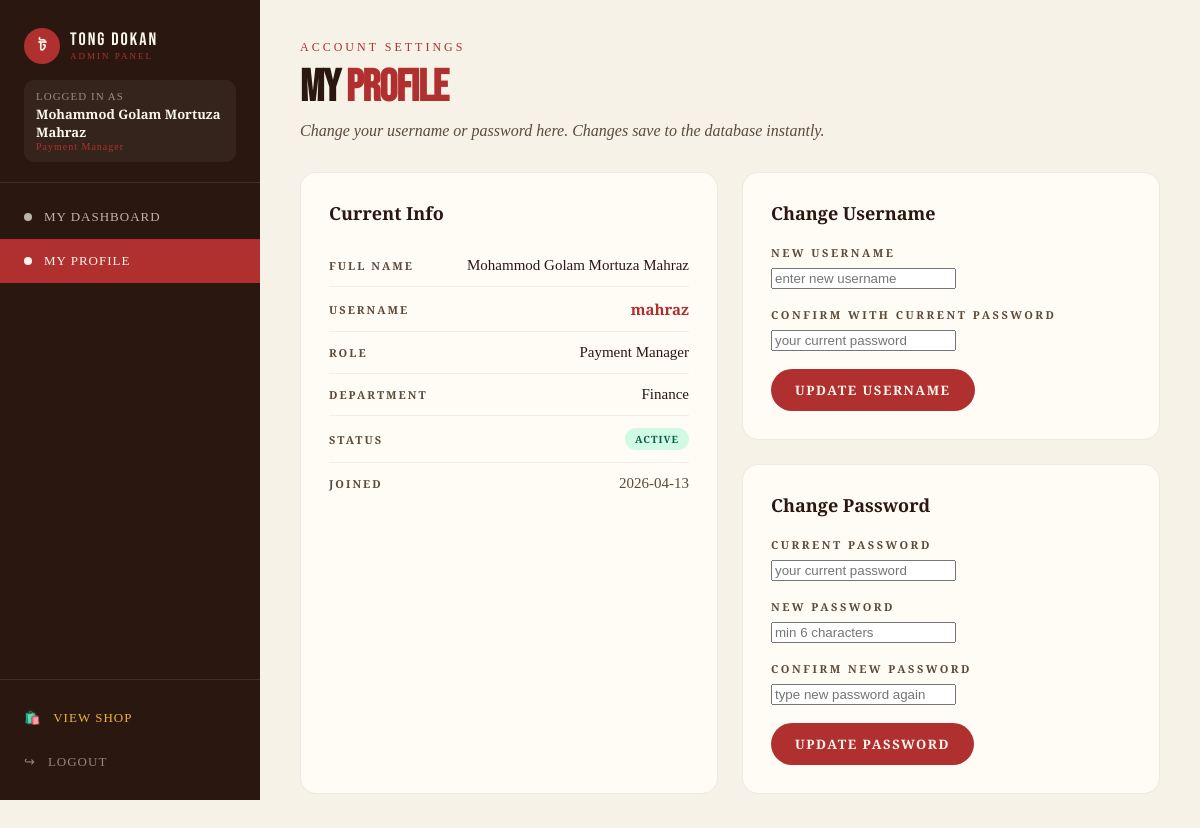
Page /profile.php (signed in) on the committed database.
### tables this page shows
CREATE TABLE staff (
    staff_id    INT AUTO_INCREMENT PRIMARY KEY,
    username    VARCHAR(50)  UNIQUE NOT NULL,
    password    VARCHAR(100) NOT NULL,
    full_name   VARCHAR(100) NOT NULL,
    role        VARCHAR(50)  NOT NULL,
    department  VARCHAR(50),
    shift       VARCHAR(20),
    status      VARCHAR(20)  DEFAULT 'active',
    joined_date DATE
);

### profile.php (the view, shortened to what this page needs)
<?php
require_once 'db_connect.php';
$staff_id = $_SESSION["staff_id"];
$stmt = $conn->prepare("SELECT * FROM staff WHERE staff_id = ?");
$stmt->bind_param("i", $staff_id);
$stmt->execute();
$me = $stmt->get_result()->fetch_assoc();
$roleRoutes = [
    "Product Manager"  => "dashboards/product_management.php",
    "Order Manager"    => "dashboards/order_management.php",
    "Customer Manager" => "dashboards/customer_management.php",
    "Staff Manager"    => "dashboards/staff_management.php",
    "Payment Manager"  => "dashboards/payment_delivery.php",
];
$myDash = $roleRoutes[$me["role"]] ?? "index.php";
?>
<!DOCTYPE html>
<html lang="en">
<head>
<link rel="stylesheet" href="styles.css" />
</head>
<body>
<div class="dashboard-layout">
    <aside class="dashboard-sidebar">
        <div class="sidebar-brand">
            <div class="sidebar-logo">
                <div class="logo-circle-small">
                    <span class="logo-bangla-small">ট</span>
                </div>
                <div>
                    <div class="sidebar-title">TONG DOKAN</div>
                    <div class="sidebar-sub">Admin Panel</div>
                </div>
            </div>
            <div class="sidebar-user">
                <div class="sidebar-user-label">Logged in as</div>
                <div class="sidebar-user-name"><?= htmlspecialchars($me["full_name"]) ?></div>
                <div class="sidebar-user-role"><?= htmlspecialchars($me["role"]) ?></div>
            </div>
        </div>
        <nav class="sidebar-nav">
            <a href="<?= $myDash ?>" class="dashboard-tab">
                <span class="tab-dot"></span>
                <span class="tab-label">My Dashboard</span>
            </a>
            <a href="profile.php" class="dashboard-tab active">
                <span class="tab-dot"></span>
                <span class="tab-label">My Profile</span>
            </a>
        </nav>
        <div class="sidebar-bottom">
            <a href="index.php" class="dashboard-tab dashboard-tab-shop">
                <span>🛍️</span>
                <span class="tab-label">View Shop</span>
            </a>
            <a href="logout.php" class="dashboard-tab dashboard-tab-logout">
                <span>↪</span>
                <span class="tab-label">Logout</span>
            </a>
        </div>
    </aside>
    <main class="dashboard-main">
        <div class="dash-header">
            <div class="dash-eyebrow">Account Settings</div>
            <h1 class="dash-title">My <span class="accent-red">Profile</span></h1>
            <p class="dash-sub">Change your username or password here. Changes save to the database instantly.</p>
        </div>
        <div class="profile-grid">
            <div class="dash-section">
                <h2 class="section-title">Current Info</h2>
                <div class="profile-info-row">
                    <span class="profile-label">Full Name</span>
                    <span class="profile-value"><?= htmlspecialchars($me["full_name"]) ?></span>
                </div>
                <div class="profile-info-row">
                    <span class="profile-label">Username</span>
                    <span class="profile-value accent-red bold"><?= htmlspecialchars($me["username"]) ?></span>
                </div>
                <div class="profile-info-row">
                    <span class="profile-label">Role</span>
                    <span class="profile-value"><?= htmlspecialchars($me["role"]) ?></span>
                </div>
                <div class="profile-info-row">
                    <span class="profile-label">Department</span>
                    <span class="profile-value"><?= htmlspecialchars($me["department"]) ?></span>
                </div>
                <div class="profile-info-row">
                    <span class="profile-label">Status</span>
                    <span class="badge badge-green"><?= htmlspecialchars($me["status"]) ?></span>
                </div>
                <div class="profile-info-row">
                    <span class="profile-label">Joined</span>
                    <span class="profile-value muted"><?= htmlspecialchars($me["joined_date"]) ?></span>
                </div>
            </div>
            <div>
                <div class="dash-section" style="margin-bottom: 24px;">
                    <h2 class="section-title">Change Username</h2>
                    <form method="POST">
                        <div class="form-group">
                            <label>New Username</label>
                            <input type="text" name="new_username" required minlength="3" placeholder="enter new username" />
                        </div>
                        <div class="form-group">
                            <label>Confirm with Current Password</label>
                            <input type="password" name="password_confirm" required placeholder="your current password" />
                        </div>
                        <button type="submit" class="dash-btn">Update Username</button>
                    </form>
                </div>
                <div class="dash-section">
                    <h2 class="section-title">Change Password</h2>
                    <form method="POST">
                        <div class="form-group">
                            <label>Current Password</label>
                            <input type="password" name="current_password" required placeholder="your current password" />
                        </div>
                        <div class="form-group">
                            <label>New Password</label>
                            <input type="password" name="new_password" required minlength="6" placeholder="min 6 characters" />
                        </div>
                        <div class="form-group">
                            <label>Confirm New Password</label>
                            <input type="password" name="confirm_password" required placeholder="type new password again" />
                        </div>
                        <button type="submit" class="dash-btn">Update Password</button>
                    </form>
                </div>
            </div>
        </div>
    </main>
</div>
</body>
</html>

### styles.css (style rules this page uses)
*, *::before, *::after { box-sizing: border-box; }
body { margin: 0; background: #FBF6EC; font-family: 'EB Garamond', Georgia, serif; color: #2A1810; }
.accent-red { color: #B02F2F; }
.bold { font-weight: 600; }
.muted { color: #5A4A3A; font-size: 13px; }
.logo-circle-small { width: 36px; height: 36px; background: #B02F2F; border-radius: 50%; display: flex; align-items: center; justify-content: center; }
.logo-bangla-small { font-family: 'Tiro Bangla', serif; color: #FBF6EC; font-size: 18px; font-weight: 700; }
.form-group { margin-bottom: 18px; }
.form-group label { display: block; font-size: 11px; letter-spacing: 2.5px; text-transform: uppercase; color: #5A4A3A; margin-bottom: 8px; font-weight: 600; }
.dashboard-layout { display: flex; min-height: 100vh; background: #F7F2E8; }
.dashboard-sidebar { width: 260px; background: #2A1810; color: #FBF6EC; display: flex; flex-direction: column; flex-shrink: 0; position: sticky; top: 0; height: 100vh; overflow-y: auto; }
.sidebar-brand { padding: 28px 24px 20px; border-bottom: 1px solid rgba(251,246,236,0.1); }
.sidebar-logo { display: flex; align-items: center; gap: 10px; }
.sidebar-title { font-family: 'Bebas Neue', sans-serif; font-size: 18px; letter-spacing: 2px; line-height: 1; }
.sidebar-sub { font-size: 9px; letter-spacing: 2px; color: #B02F2F; text-transform: uppercase; margin-top: 2px; }
.sidebar-user { margin-top: 16px; padding: 10px 12px; background: rgba(255,255,255,0.05); border-radius: 10px; }
.sidebar-user-label { font-size: 11px; color: rgba(251,246,236,0.5); letter-spacing: 1px; text-transform: uppercase; margin-bottom: 3px; }
.sidebar-user-name { font-size: 13px; font-weight: 600; }
.sidebar-user-role { font-size: 10px; color: #B02F2F; letter-spacing: 1px; }
.sidebar-nav { padding: 12px 0; flex: 1; }
.dashboard-tab { display: flex; align-items: center; gap: 12px; padding: 14px 24px; cursor: pointer; font-size: 13px; letter-spacing: 1px; text-transform: uppercase; font-weight: 500; color: rgba(251,246,236,0.7); border: none; background: transparent; width: 100%; text-align: left; font-family: 'EB Garamond', serif; text-decoration: none; transition: all 0.2s; }
.dashboard-tab.active { background: #B02F2F; color: #FBF6EC; }
.tab-dot { width: 8px; height: 8px; background: currentColor; border-radius: 50%; }
.sidebar-bottom { padding: 16px 0; border-top: 1px solid rgba(251,246,236,0.1); }
.dashboard-tab-shop { color: #E8B43A; }
.dashboard-tab-logout { color: rgba(251,246,236,0.5); }
.dashboard-main { flex: 1; padding: 40px; overflow-y: auto; }
.dash-header { margin-bottom: 32px; }
.dash-eyebrow { font-size: 12px; letter-spacing: 3px; color: #B02F2F; text-transform: uppercase; margin-bottom: 6px; }
.dash-title { font-family: 'Bebas Neue', sans-serif; font-size: 2.8rem; margin: 0; letter-spacing: -1px; }
.dash-sub { color: #5A4A3A; font-style: italic; margin-top: 8px; }
.dash-section { background: #FFFCF5; border-radius: 16px; padding: 28px; border: 1px solid rgba(42,24,16,0.08); margin-bottom: 24px; }
.section-title { margin: 0 0 20px; font-size: 18px; font-weight: 600; color: #2A1810; }
.dash-btn { background: #B02F2F; color: #FBF6EC; border: none; padding: 12px 24px; border-radius: 999px; font-family: 'EB Garamond', serif; font-size: 13px; font-weight: 600; letter-spacing: 1.5px; text-transform: uppercase; cursor: pointer; transition: all 0.2s; }
.badge { display: inline-block; padding: 4px 10px; border-radius: 999px; font-size: 10px; letter-spacing: 1px; text-transform: uppercase; font-weight: 600; }
.badge-green { background: #D1FAE5; color: #065F46; }
.profile-grid { display: grid; grid-template-columns: 1fr 1fr; gap: 24px; }
.profile-info-row { display: flex; justify-content: space-between; align-items: center; padding: 12px 0; border-bottom: 1px solid rgba(42,24,16,0.06); }
.profile-info-row:last-of-type { border-bottom: none; }
.profile-label { font-size: 11px; letter-spacing: 2px; text-transform: uppercase; color: #5A4A3A; font-weight: 600; }
.profile-value { font-size: 15px; }

### rows in the picture
staff: full_name "Mohammod Golam Mortuza Mahraz", role "Payment Manager", username "mahraz", department "Finance", status "ACTIVE", joined_date "2026-04-13"
